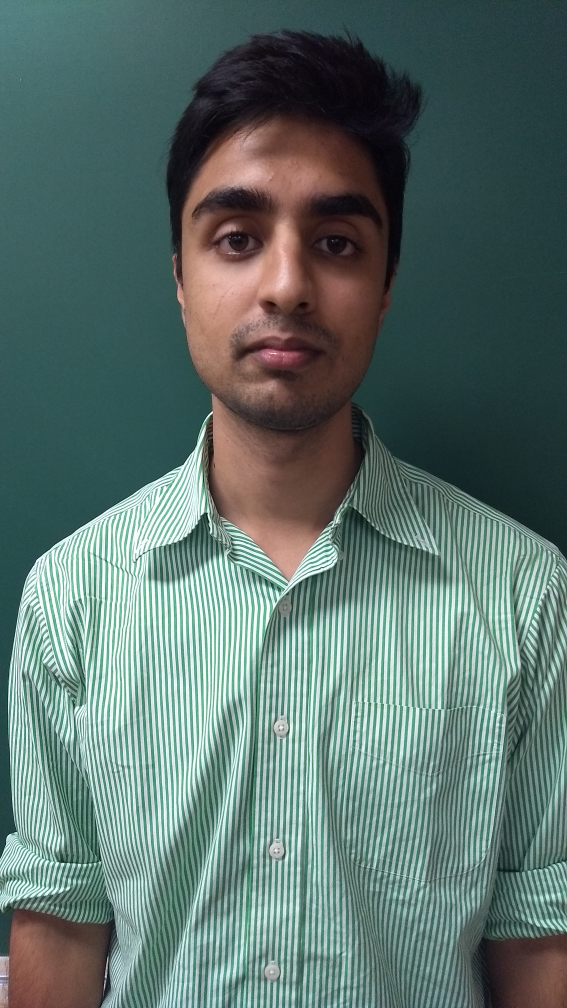
#> input picture images/s2.jpg, 2268 x 4032 px, given in place of group1.jpg, which was not available (shown at 1/4 size)
$ python detectSkinColor.py
#> lines starting #> are read from the running program, lines starting #| are printed output that depends on the picture; after the words box and inside, x2 and y2 are one past the last pixel; in counts of white or black regions, pixels touching at a corner belong together; pictures that were not available may be replaced by others from this repository, and a replacement may not be noted
#> further down, img is the input picture: shape (4032, 2268, 3); mean B, G, R 108.5, 113.9, 92.6
import imutils
import numpy as np
import argparse
import cv2

def onlyFace(img):
	lower = np.array([0, 48, 80], dtype = "uint8")
	upper = np.array([20, 255, 255], dtype = "uint8")

	# img = cv2.imread('../images/s1.jpg')
	# img = imutils.resize(img, width = 400)
	converted = cv2.cvtColor(img, cv2.COLOR_BGR2HSV)
#> converted: shape (4032, 2268, 3); mean H, S, V 77.7, 83.5, 119.3
	skinMask = cv2.inRange(converted, lower, upper)
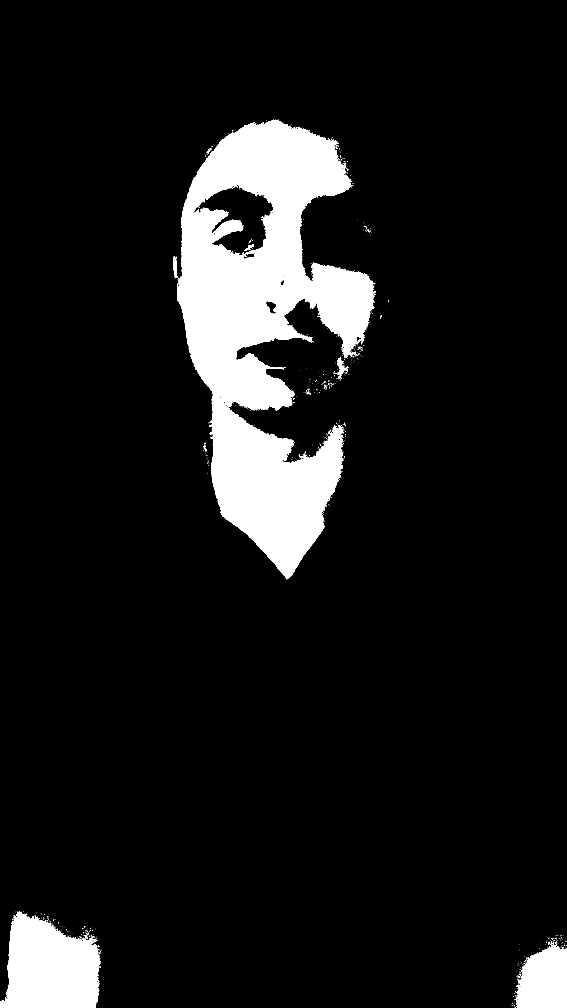
#> skinMask: shape (4032, 2268) (shown at 1/4 size); 9.6% white; 1020 white regions (987 under 20 px), largest, box (x1, y1, x2, y2) and area: (708, 479, 1502, 2314) 714683, (0, 3649, 404, 4032) 113087, (2062, 3769, 2268, 4032) 40817
	k = skinMask
	# [8 lines of commented-out code are left out]
	k = skinMask
	k = imutils.resize(k,width=1500)
	cv2.imshow("",k)
	cv2.waitKey(0)
	cv2.destroyAllWindows()
	skin = cv2.bitwise_and(img, img, mask = skinMask)
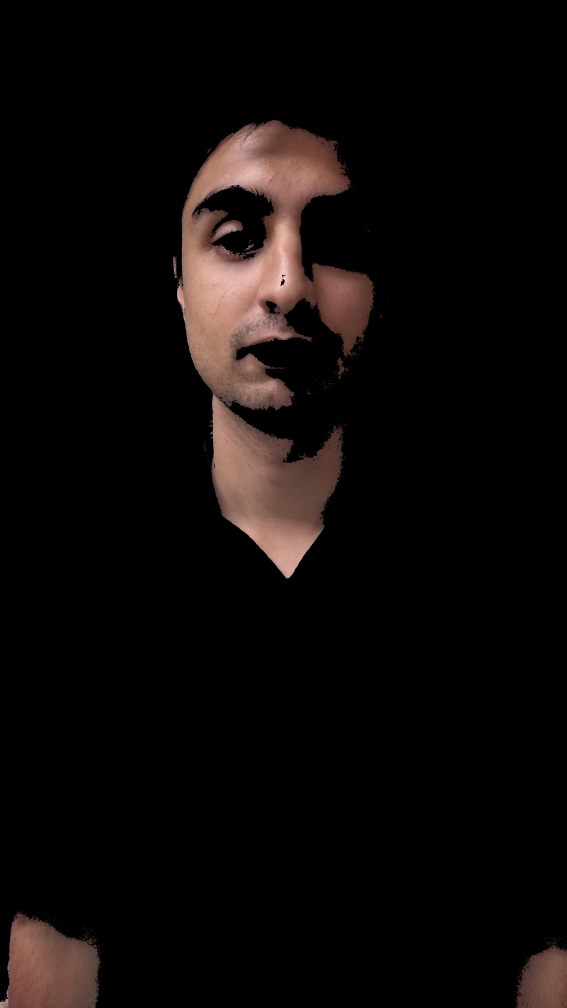
#> skin: shape (4032, 2268, 3) (shown at 1/4 size); mean B, G, R 8.5, 9.5, 13.3
	return skin

img = cv2.imread("../../face_images/group1.jpg")
img = onlyFace(img)
img = imutils.resize(img,width=1500)
#> img: shape (2666, 1500, 3)
cv2.imshow("image1", img)
# cv2.imshow("image2", skin)
cv2.waitKey(0)
cv2.destroyAllWindows()

$ run again, on images/s4.jpg
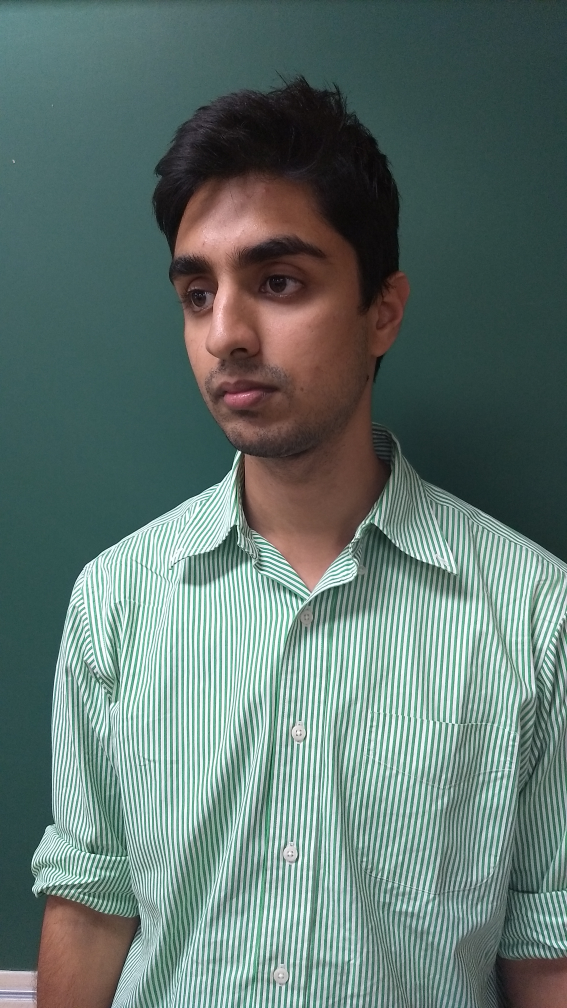
#> input picture images/s4.jpg, 2268 x 4032 px, given in place of group1.jpg, which was not available (shown at 1/4 size)
#> img is the input picture: shape (4032, 2268, 3); mean B, G, R 111.4, 116.9, 97.1
#> converted: shape (4032, 2268, 3); mean H, S, V 77.4, 74.2, 121.7
#> in onlyFace, `skinMask = cv2.inRange(converted, lower, upper)`:
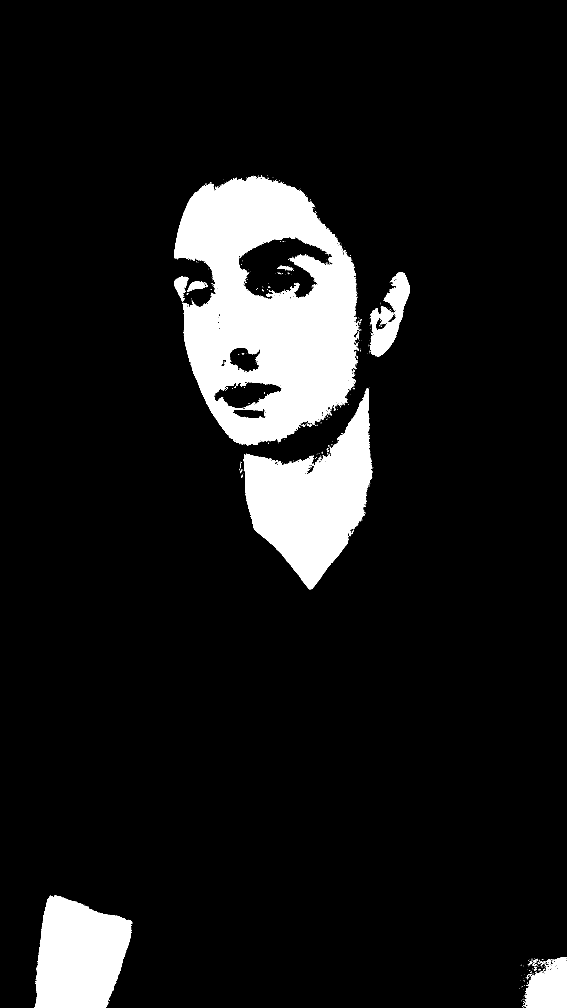
#> skinMask: shape (4032, 2268) (shown at 1/4 size); 9.7% white; 784 white regions (737 under 20 px), largest, box (x1, y1, x2, y2) and area: (696, 704, 1437, 1783) 493832, (978, 1552, 1490, 2358) 200515, (138, 3582, 529, 4032) 132755
#> in onlyFace, `skin = cv2.bitwise_and(img, img, mask = skinMask)`:
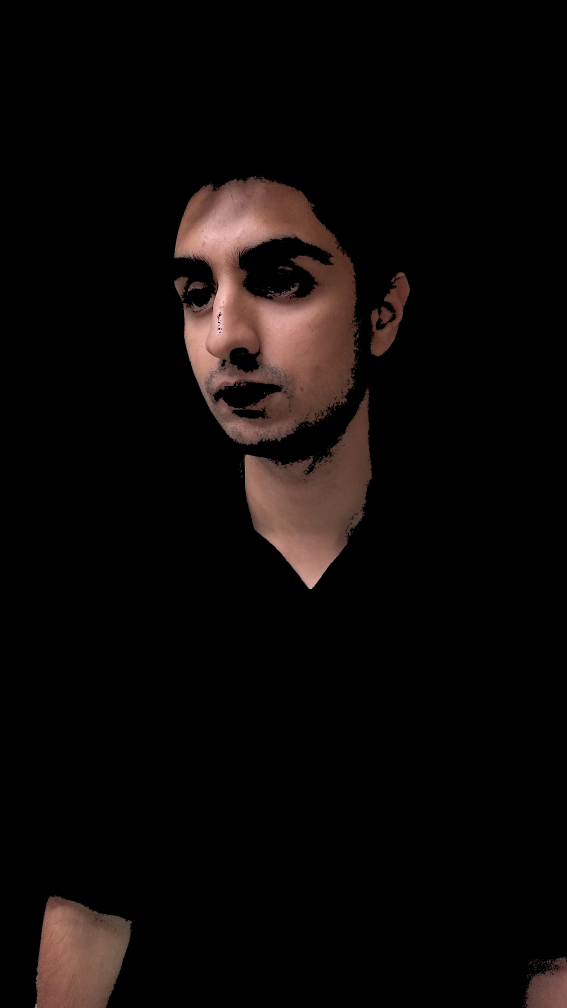
#> skin: shape (4032, 2268, 3) (shown at 1/4 size); mean B, G, R 7.5, 8.5, 12.4
#> img: shape (2666, 1500, 3)
